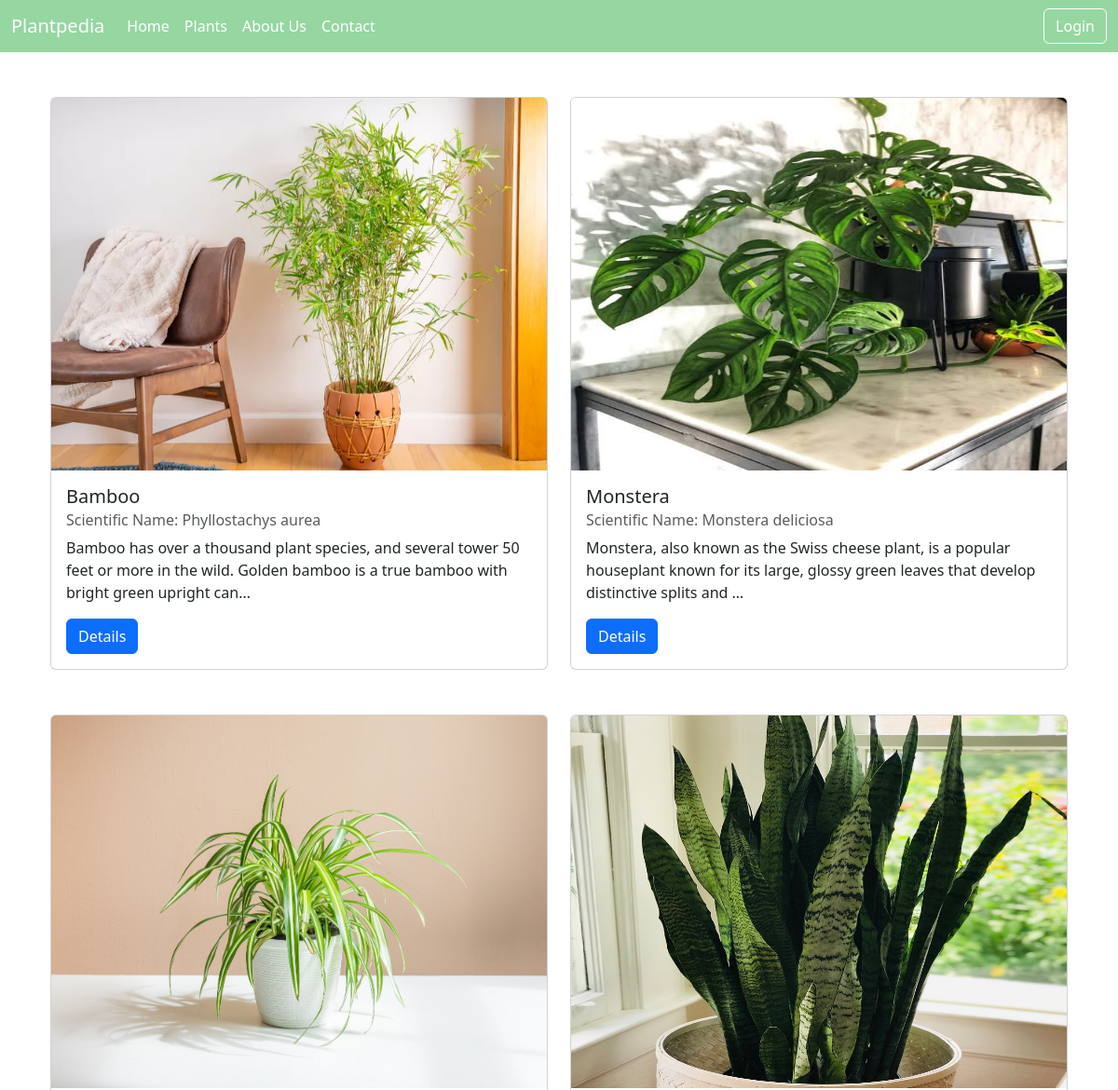
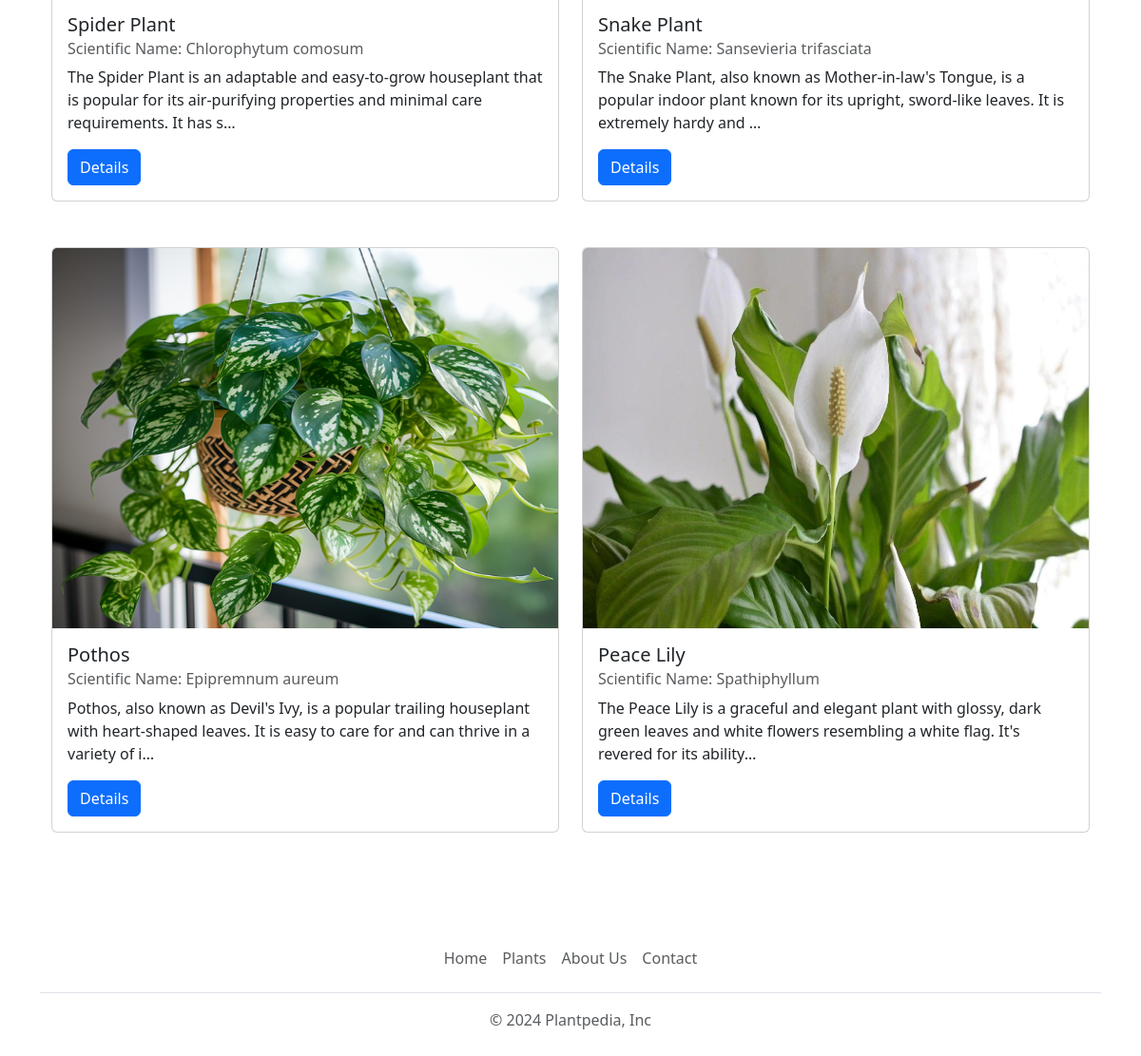
The page / on the database its author committed (2 pictures, top to bottom).
### plantpediaApp/models.py (models this page shows, shortened)
class Plant(models.Model):
    name = models.CharField(max_length=100)
    user = models.ForeignKey(CustomUser, on_delete=models.CASCADE)
    scientific_name = models.CharField(max_length=100)
    origin = models.CharField(max_length=100)  # go nema vo ER diagram
    age = models.IntegerField(default=0)  # go nema vo ER diagram
    description = models.TextField()
    care_instructions = models.TextField()
    image = models.ImageField(upload_to="data/")

### plantpediaApp/views.py (the view)
# urls.py: path('', index),
def index(request):
    plants = Plant.objects.all()[:6]
    return render(request, "index.html",
                  context={"plant1": plants[0], "plant2": plants[1], "plant3": plants[2], "plant4": plants[3], "plants": plants})

### plantpediaApp/templates/index.html
{% extends 'base.html' %}
{% block content %}
<div class="container py-5">
    <div class="row row-cols-1 row-cols-md-2 g-4">
        {% for plant in plants %}
        <div class="col">
            <div class="card mb-4 box-shadow">
                <img class="card-img-top" src="{{ MEDIA_URL }}{{ plant.image.url }}" alt="{{ plant.name }}" style="height: 400px">
                <div class="card-body">
                    <h5 class="card-title">{{ plant.name }}</h5>
                    <h6 class="card-subtitle mb-2 text-muted">Scientific Name: {{ plant.scientific_name }}</h6>
                    <p class="card-text">{{ plant.description|truncatechars:150 }}</p>
                    <a href="{% url 'details' plant.id %}" class="btn btn-primary">Details</a>
                </div>
            </div>
        </div>
        {% empty %}
        <p class="text-muted">No plants available.</p>
        {% endfor %}
    </div>
</div>
{% endblock %}

### rows shown on the page
Plant: image (picture), name "Bamboo", scientific_name "Phyllostachys aurea", description "Bamboo has over a thousand plant species, and several tower 50 feet or more in the wild. Golden bamboo is a true bamboo with bright green upright can…"
Plant: image (picture), name "Monstera", scientific_name "Monstera deliciosa", description "Monstera, also known as the Swiss cheese plant, is a popular houseplant known for its large, glossy green leaves that develop distinctive splits and …"
Plant: image (picture), name "Spider Plant", scientific_name "Chlorophytum comosum", description "The Spider Plant is an adaptable and easy-to-grow houseplant that is popular for its air-purifying properties and minimal care requirements. It has s…"
Plant: image (picture), name "Snake Plant", scientific_name "Sansevieria trifasciata", description "The Snake Plant, also known as Mother-in-law's Tongue, is a popular indoor plant known for its upright, sword-like leaves. It is extremely hardy and …"
Plant: image (picture), name "Pothos", scientific_name "Epipremnum aureum", description "Pothos, also known as Devil's Ivy, is a popular trailing houseplant with heart-shaped leaves. It is easy to care for and can thrive in a variety of i…"
Plant: image (picture), name "Peace Lily", scientific_name "Spathiphyllum", description "The Peace Lily is a graceful and elegant plant with glossy, dark green leaves and white flowers resembling a white flag. It's revered for its ability…"
